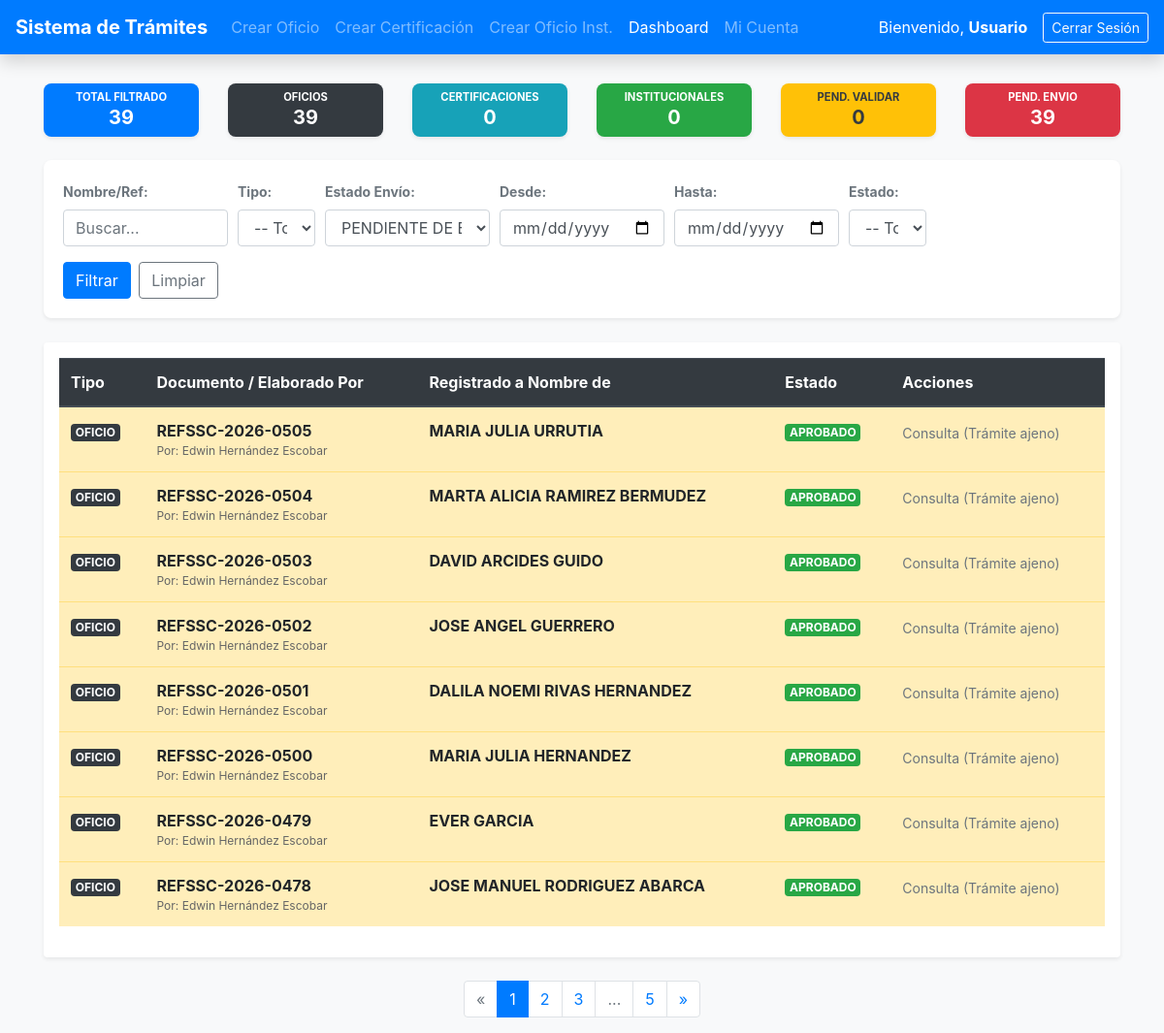
/dashboard_con_institu.php?envio_filtro=PENDIENTE, run on the app's committed database.
### tables this page shows
CREATE TABLE IF NOT EXISTS `oficios` (
  `id` int(11) NOT NULL AUTO_INCREMENT,
  `correlativo_anual` int(11) DEFAULT 0,
  `referencia` varchar(50) NOT NULL,
  `fecha` datetime NOT NULL,
  `nombre_licenciado` varchar(255) NOT NULL,
  `cargo_licenciado` varchar(255) NOT NULL,
  `distrito_destino` varchar(100) NOT NULL,
  `municipio_destino` varchar(100) NOT NULL,
  `departamento_destino` varchar(100) NOT NULL,
  `nombre_difunto` varchar(255) NOT NULL,
  `numero_partida` int(11) NOT NULL,
  `folio` int(11) NOT NULL,
  `libro` varchar(50) NOT NULL,
  `distrito_inscripcion` varchar(100) NOT NULL,
  `anio_inscripcion` year(4) NOT NULL,
  `departamento_origen` varchar(100) NOT NULL,
  `municipio_origen` varchar(100) NOT NULL,
  `distrito_origen` varchar(100) NOT NULL,
  `creado_por` int(11) DEFAULT NULL,
  `ruta_pdf_final` varchar(255) DEFAULT NULL,
  `habilitado_por` int(11) DEFAULT NULL,
  `enviado_correo` tinyint(1) DEFAULT 0,
  `municipio_destino_id` int(11) NOT NULL,
  `estado_validacion` enum('PENDIENTE','APROBADO','RECHAZADO') DEFAULT 'PENDIENTE',
  `revision_interna_completa` tinyint(1) DEFAULT 0,
  `fecha_aprobacion` datetime DEFAULT NULL,
  `fecha_envio` datetime DEFAULT NULL,
  `intentos_envio` int(11) NOT NULL DEFAULT 0,
  PRIMARY KEY (`id`),
  UNIQUE KEY `uk_oficios_referencia` (`referencia`),
  KEY `creado_por` (`creado_por`),
  KEY `fk_oficios_municipio` (`municipio_destino_id`),
  CONSTRAINT `fk_oficios_municipio` FOREIGN KEY (`municipio_destino_id`) REFERENCES `municipios` (`id`) ON UPDATE CASCADE,
  CONSTRAINT `oficios_ibfk_1` FOREIGN KEY (`creado_por`) REFERENCES `usuarios` (`id`)
);

CREATE TABLE IF NOT EXISTS `usuarios` (
  `id` int(11) NOT NULL AUTO_INCREMENT,
  `usuario` varchar(50) NOT NULL,
  `contrasena` varchar(255) NOT NULL,
  `rol` enum('administrador','normal','supervisor') NOT NULL,
  `area` varchar(100) DEFAULT NULL,
  `nombre_completo` varchar(255) NOT NULL,
  PRIMARY KEY (`id`),
  UNIQUE KEY `usuario` (`usuario`)
);

### dashboard_con_institu.php (the view, shortened to what this page needs)
<?php
require_once __DIR__ . '/db_config.php';
$rol = $_SESSION['user_rol'] ?? 'normal';
$user_id = (int)($_SESSION['user_id'] ?? 0);
$nombre_usuario = $_SESSION['nombre_usuario'] ?? 'Usuario';
$documentos_por_pagina = 8;
$pagina_actual = (int)filter_input(INPUT_GET, 'pagina', FILTER_VALIDATE_INT, ['options' => ['default' => 1, 'min_range' => 1]]);
$busqueda = trim((string)filter_input(INPUT_GET, 'busqueda', FILTER_UNSAFE_RAW));
$filtro_estado = trim((string)filter_input(INPUT_GET, 'estado_filtro', FILTER_UNSAFE_RAW));
$filtro_operador = filter_input(INPUT_GET, 'operador_filtro', FILTER_VALIDATE_INT);
$filtro_tipo = trim((string)filter_input(INPUT_GET, 'tipo_filtro', FILTER_UNSAFE_RAW));
$filtro_envio = trim((string)filter_input(INPUT_GET, 'envio_filtro', FILTER_UNSAFE_RAW));
$filtro_area = trim((string)filter_input(INPUT_GET, 'area_filtro', FILTER_UNSAFE_RAW));
$fecha_inicio = $_GET['fecha_inicio'] ?? '';
$fecha_fin = $_GET['fecha_fin'] ?? '';
$where_of = ["1=1"]; $params_of = [];
$where_co = ["1=1"]; $params_co = [];
$where_oi = ["1=1"]; $params_oi = [];
if ($filtro_envio === 'PENDIENTE') {
    $where_of[] = "o.enviado_correo = 0 AND o.estado_validacion = 'APROBADO'";
    $where_co[] = "0=1";
    $where_oi[] = "0=1";
}
$sql_w_of = " WHERE " . implode(' AND ', $where_of);
$sql_w_co = " WHERE " . implode(' AND ', $where_co);
$sql_w_oi = " WHERE " . implode(' AND ', $where_oi);
$docs_of = []; $docs_co = []; $docs_oi = [];
if ($filtro_tipo === 'OFICIO' || $filtro_tipo === '') {
    $sql_o = "SELECT o.id, o.referencia, o.fecha, o.nombre_difunto AS registrado_a, o.municipio_destino_id, o.enviado_correo, o.estado_validacion, u.nombre_completo AS elaborado_por, 'OFICIO' AS tipo_documento, o.creado_por, NULL AS contacto_email, NULL AS ruta_pdf_final FROM oficios o LEFT JOIN usuarios u ON o.creado_por = u.id $sql_w_of ORDER BY o.fecha DESC";
    $stmt_o = $pdo->prepare($sql_o);
    $stmt_o->execute($params_of);
    $docs_of = $stmt_o->fetchAll(PDO::FETCH_ASSOC);
}
if ($filtro_tipo === 'CONSTANCIA' || $filtro_tipo === '') {
    $sql_c = "SELECT c.id, c.numero_constancia AS referencia, c.fecha, c.nombre_no_registro AS registrado_a, NULL AS municipio_destino_id, c.enviado_correo, c.estado_validacion, u.nombre_completo AS elaborado_por, 'CONSTANCIA' AS tipo_documento, c.creado_por_id AS creado_por, c.correo_solicitante AS contacto_email, c.ruta_pdf_final FROM constancias c LEFT JOIN usuarios u ON c.creado_por_id = u.id $sql_w_co ORDER BY c.fecha DESC";
    $stmt_c = $pdo->prepare($sql_c);
    $stmt_c->execute($params_co);
    $docs_co = $stmt_c->fetchAll(PDO::FETCH_ASSOC);
}
if ($filtro_tipo === 'OFICIO_INST' || $filtro_tipo === '') {
    $sql_i = "SELECT oi.id, oi.referencia_salida AS referencia, oi.fecha, i.nombre_institucion AS registrado_a, NULL AS municipio_destino_id, 0 AS enviado_correo, oi.estado_validacion, u.nombre_completo AS elaborado_por, 'OFICIO_INST' AS tipo_documento, oi.creado_por, oi.email_envio AS contacto_email, oi.ruta_pdf_final FROM oficios_institucionales oi LEFT JOIN instituciones i ON oi.id_institucion = i.id LEFT JOIN usuarios u ON oi.creado_por = u.id $sql_w_oi ORDER BY oi.fecha DESC";
    $stmt_i = $pdo->prepare($sql_i);
    $stmt_i->execute($params_oi);
    $docs_oi = $stmt_i->fetchAll(PDO::FETCH_ASSOC);
}
$documentos = array_merge($docs_of, $docs_co, $docs_oi);
usort($documentos, function($a, $b) {
    return strtotime($b['fecha']) - strtotime($a['fecha']);
});
$count_o = count($docs_of);
$count_c = count($docs_co);
$count_oi = count($docs_oi);
$total_registros = count($documentos);
$p_of = count(array_filter($docs_of, fn($d) => $d['estado_validacion'] === 'PENDIENTE'));
$p_co = count(array_filter($docs_co, fn($d) => $d['estado_validacion'] === 'PENDIENTE'));
$p_oi = count(array_filter($docs_oi, fn($d) => $d['estado_validacion'] === 'PENDIENTE'));
$count_p = $p_of + $p_co + $p_oi;
$count_pendientes_envio = count(array_filter($docs_of, function($d) {
    return ((int)($d['enviado_correo'] ?? 0)) === 0 && $d['estado_validacion'] === 'APROBADO';
}));
$total_paginas = max(1, (int)ceil($total_registros / $documentos_por_pagina));
$offset = ($pagina_actual - 1) * $documentos_por_pagina;
$documentos = array_slice($documentos, $offset, $documentos_por_pagina);
function e($t) { return htmlspecialchars((string)$t, ENT_QUOTES, 'UTF-8'); }
?>
<!DOCTYPE html>
<html lang="es">
<head>
<link rel="stylesheet" href="bootstrap/css/bootstrap.min.css">
</head>
<body>
<nav class="navbar navbar-expand-lg navbar-dark bg-primary shadow mb-4">
<a class="navbar-brand font-weight-bold" href="dashboard.php">Sistema de Trámites</a>
<div class="collapse navbar-collapse" id="navbarNav">
<ul class="navbar-nav mr-auto">
<li class="nav-item"><a class="nav-link" href="crear_oficio.php">Crear Oficio</a></li>
<li class="nav-item"><a class="nav-link" href="crear_constancia.php">Crear Certificación</a></li>
<li class="nav-item"><a class="nav-link" href="crear_oficio_institucional.php">Crear Oficio Inst.</a></li>
<li class="nav-item active"><a class="nav-link" href="dashboard.php">Dashboard</a></li>
<?php if (in_array($rol, ['normal', 'supervisor'])): ?>
<li class="nav-item"><a class="nav-link" href="#" data-toggle="modal" data-target="#modalPassword">Mi Cuenta</a></li>
<?php endif; ?>
</ul>
<span class="navbar-text mr-3 text-white">Bienvenido, <strong><?php echo e($nombre_usuario); ?></strong></span>
<a href="logout.php" class="btn btn-outline-light btn-sm">Cerrar Sesión</a>
</div>
</nav>
<div class="container">
<div class="row mb-3 text-center">
<div class="col-md-2 col-6 mb-2">
<div class="card stat-card bg-primary text-white shadow-sm">
<div class="card-body">
<h6 class="text-uppercase font-weight-bold">TOTAL FILTRADO</h6>
<h2><?php echo ($count_o + $count_c + $count_oi); ?></h2>
</div>
</div>
</div>
<div class="col-md-2 col-6 mb-2">
<div class="card stat-card bg-dark text-white shadow-sm">
<div class="card-body">
<h6 class="text-uppercase font-weight-bold">OFICIOS</h6>
<h2><?php echo $count_o; ?></h2>
</div>
</div>
</div>
<div class="col-md-2 col-6 mb-2">
<div class="card stat-card bg-info text-white shadow-sm">
<div class="card-body">
<h6 class="text-uppercase font-weight-bold">CERTIFICACIONES</h6>
<h2><?php echo $count_c; ?></h2>
</div>
</div>
</div>
<div class="col-md-2 col-6 mb-2">
<div class="card stat-card bg-success text-white shadow-sm">
<div class="card-body">
<h6 class="text-uppercase font-weight-bold">INSTITUCIONALES</h6>
<h2><?php echo $count_oi; ?></h2>
</div>
</div>
</div>
<div class="col-md-2 col-6 mb-2">
<div class="card stat-card bg-warning text-dark shadow-sm">
<div class="card-body">
<h6 class="text-uppercase font-weight-bold">PEND. VALIDAR</h6>
<h2><?php echo $count_p; ?></h2>
</div>
</div>
</div>
<div class="col-md-2 col-6 mb-2">
<a href="?envio_filtro=PENDIENTE" style="text-decoration:none">
<div class="card stat-card bg-danger text-white shadow-sm">
<div class="card-body">
<h6 class="text-uppercase font-weight-bold">PEND. ENVIO</h6>
<h2><?php echo $count_pendientes_envio; ?></h2>
</div>
</div>
</a>
</div>
</div>
<div class="card-filter shadow-sm">
<form method="GET" id="formFiltros" class="form-row align-items-end">
<div class="col-md-2 mb-2">
<label class="small font-weight-bold text-muted">Nombre/Ref:</label>
<input type="text" name="busqueda" class="form-control" placeholder="Buscar..." value="<?php echo e($busqueda); ?>">
</div>
<div class="col-md-1 mb-2">
<label class="small font-weight-bold text-muted">Tipo:</label>
<select name="tipo_filtro" class="form-control">
<option value="">-- Todos --</option>
</select>
</div>
<div class="col-md-2 mb-2">
<label class="small font-weight-bold text-muted">Estado Envío:</label>
<select name="envio_filtro" class="form-control">
<option value="PENDIENTE" <?php echo ($filtro_envio === 'PENDIENTE') ? 'selected' : ''; ?>>PENDIENTE DE ENVÍO</option>
</select>
</div>
<div class="col-md-2 mb-2">
<label class="small font-weight-bold text-muted">Desde:</label>
<input type="date" name="fecha_inicio" class="form-control" value="<?php echo e($fecha_inicio); ?>">
</div>
<div class="col-md-2 mb-2">
<label class="small font-weight-bold text-muted">Hasta:</label>
<input type="date" name="fecha_fin" class="form-control" value="<?php echo e($fecha_fin); ?>">
</div>
<div class="col-md-1 mb-2">
<label class="small font-weight-bold text-muted">Estado:</label>
<select name="estado_filtro" class="form-control">
<option value="">-- Todos --</option>
</select>
</div>
<div class="col-12 mt-2 d-flex justify-content-between">
<div>
<button type="submit" class="btn btn-primary">Filtrar</button>
<a href="dashboard.php" class="btn btn-outline-secondary ml-1">Limpiar</a>
</div>
</div>
</form>
</div>
<div class="table-responsive bg-white p-3 shadow-sm rounded">
<table class="table table-hover align-middle">
<thead class="thead-dark">
<tr>
<th>Tipo</th>
<th>Documento / Elaborado Por</th>
<th>Registrado a Nombre de</th>
<th>Estado</th>
<th>Acciones</th>
</tr>
</thead>
<tbody>
<?php foreach ($documentos as $doc):
$tipo = $doc['tipo_documento'];
$estado = $doc['estado_validacion'];
$es_oficio = ($tipo === 'OFICIO');
$es_const = ($tipo === 'CONSTANCIA');
$es_oficio_inst = ($tipo === 'OFICIO_INST');
$badge_color = $es_oficio ? 'dark' : ($es_const ? 'info' : 'success');
$aprobado = ($estado === 'APROBADO'); $pendiente = ($estado === 'PENDIENTE');
$elaborador = $doc['elaborado_por'] ?: 'Sistema';
$es_ajeno = ((int)$doc['creado_por'] !== $user_id);
?>
<tr <?php echo ($es_ajeno && $rol === 'normal' && $busqueda === '') ? 'class="table-warning"' : ''; ?>>
<td><small class="badge badge-<?php echo $badge_color; ?>"><?php echo $es_oficio_inst ? 'OFICIO INST.' : $tipo; ?></small></td>
<td>
<strong><?php echo e($doc['referencia']); ?></strong>
<span class="badge-elaborado">Por: <?php echo e($elaborador); ?></span>
</td>
<td><span class="font-weight-bold"><?php echo e($doc['registrado_a']); ?></span></td>
<td><span class="badge badge-<?php echo ($aprobado)?'success':(($pendiente)?'warning':'danger'); ?>"><?php echo $estado; ?></span></td>
<td>
<div class="btn-group btn-group-sm">
<?php if ($es_ajeno && $rol === 'normal' && $busqueda === ''): ?>
<span class="text-muted small">Consulta (Trámite ajeno)</span>
<?php endif; ?>
</div>
</td>
</tr>
<?php endforeach; ?>
</tbody>
</table>
</div>
<?php if($total_paginas > 1): ?>
<nav class="mt-4"><ul class="pagination justify-content-center">
<?php
$qp = "&busqueda=".urlencode($busqueda)."&estado_filtro=".urlencode($filtro_estado)."&tipo_filtro=".urlencode($filtro_tipo)."&envio_filtro=".urlencode($filtro_envio)."&operador_filtro=".urlencode((string)$filtro_operador)."&fecha_inicio=".urlencode($fecha_inicio)."&fecha_fin=".urlencode($fecha_fin)."&area_filtro=".urlencode($filtro_area);
$adj = 2;
?>
<li class="page-item <?php echo ($pagina_actual <= 1) ? 'disabled' : ''; ?>"><a class="page-link" href="?pagina=<?php echo ($pagina_actual-1).$qp; ?>">«</a></li>
<?php for ($i = 1; $i <= $total_paginas; $i++): ?>
<?php if ($i==1 || $i==$total_paginas || ($i>=$pagina_actual-$adj && $i<=$pagina_actual+$adj)): ?>
<li class="page-item <?php echo ($i==$pagina_actual)?'active':''; ?>"><a class="page-link" href="?pagina=<?php echo $i.$qp; ?>"><?php echo $i; ?></a></li>
<?php elseif ($i==$pagina_actual-$adj-1 || $i==$pagina_actual+$adj+1): ?>
<li class="page-item disabled"><span class="page-link">...</span></li>
<?php endif; ?>
<?php endfor; ?>
<li class="page-item <?php echo ($pagina_actual >= $total_paginas) ? 'disabled' : ''; ?>"><a class="page-link" href="?pagina=<?php echo ($pagina_actual+1).$qp; ?>">»</a></li>
</ul></nav>
<?php endif; ?>
</div>
</body>
</html>

### dashboard_con_institu.php (style rules this page uses)
body { background:#f8f9fa }
.container { margin-top:30px }
.badge-elaborado { display:block; font-size: 0.75rem; color: #666; }
.card-filter { background: #fff; border-radius: 8px; padding: 20px; margin-bottom: 25px; border: none; box-shadow: 0 2px 10px rgba(0,0,0,0.05); }
.stat-card { border: none; border-radius: 8px; transition: transform .2s; }
.stat-card .card-body { padding: 0.5rem 1rem; }
.stat-card h2 { font-size: 1.25rem; margin-bottom: 0; font-weight: bold; }
.stat-card h6 { font-size: 0.7rem; margin-bottom: 2px; text-transform: uppercase; }

### data on the page
oficios: tipo "OFICIO", referencia "REFSSC-2026-0505", creado_por.nombre_completo "Edwin Hernández Escobar", nombre_difunto "MARIA JULIA URRUTIA", estado_validacion "APROBADO", shows "Consulta (Trámite ajeno)"
oficios: tipo "OFICIO", referencia "REFSSC-2026-0504", creado_por.nombre_completo "Edwin Hernández Escobar", nombre_difunto "MARTA ALICIA RAMIREZ BERMUDEZ", estado_validacion "APROBADO", shows "Consulta (Trámite ajeno)"
oficios: tipo "OFICIO", referencia "REFSSC-2026-0503", creado_por.nombre_completo "Edwin Hernández Escobar", nombre_difunto "DAVID ARCIDES GUIDO", estado_validacion "APROBADO", shows "Consulta (Trámite ajeno)"
oficios: tipo "OFICIO", referencia "REFSSC-2026-0502", creado_por.nombre_completo "Edwin Hernández Escobar", nombre_difunto "JOSE ANGEL GUERRERO", estado_validacion "APROBADO", shows "Consulta (Trámite ajeno)"
oficios: tipo "OFICIO", referencia "REFSSC-2026-0501", creado_por.nombre_completo "Edwin Hernández Escobar", nombre_difunto "DALILA NOEMI RIVAS HERNANDEZ", estado_validacion "APROBADO", shows "Consulta (Trámite ajeno)"
oficios: tipo "OFICIO", referencia "REFSSC-2026-0500", creado_por.nombre_completo "Edwin Hernández Escobar", nombre_difunto "MARIA JULIA HERNANDEZ", estado_validacion "APROBADO", shows "Consulta (Trámite ajeno)"
oficios: tipo "OFICIO", referencia "REFSSC-2026-0479", creado_por.nombre_completo "Edwin Hernández Escobar", nombre_difunto "EVER GARCIA", estado_validacion "APROBADO", shows "Consulta (Trámite ajeno)"
oficios: tipo "OFICIO", referencia "REFSSC-2026-0478", creado_por.nombre_completo "Edwin Hernández Escobar", nombre_difunto "JOSE MANUEL RODRIGUEZ ABARCA", estado_validacion "APROBADO", shows "Consulta (Trámite ajeno)"

### other printed values
$nombre_usuario "Usuario"
$count_o + $count_c + $count_oi "39"
$count_o "39"
$count_c "0"
$count_oi "0"
$count_p "0"
$count_pendientes_envio "39"
